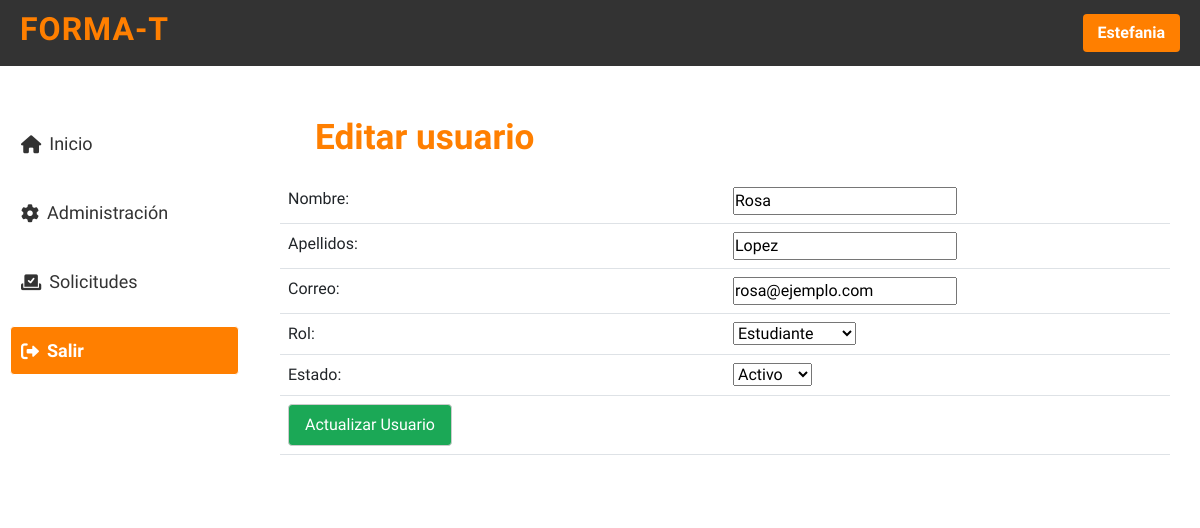
/public/pages/edit-user.php?id=2&tab=users (signed in), run on an earlier commit of the app's database.
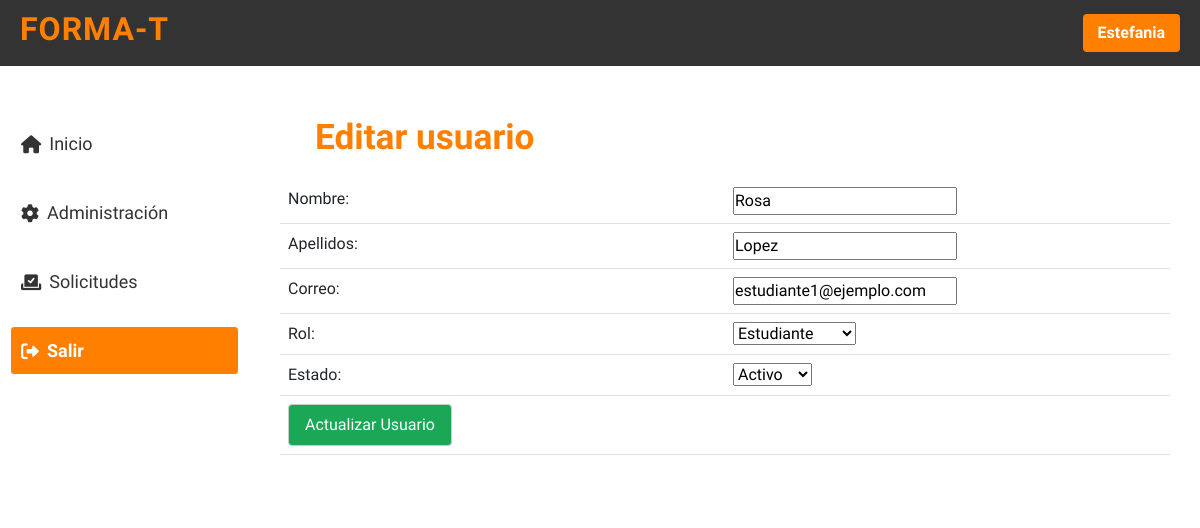
And on a later commit of the database.
### tables this page shows
CREATE TABLE `users` (
  `user_id` INT NOT NULL AUTO_INCREMENT,
  `first_name` VARCHAR(100) NOT NULL,
  `last_name` VARCHAR(100) NOT NULL,
  `email` VARCHAR(100) NOT NULL UNIQUE,
  `password` VARCHAR(255) NOT NULL, 
  `role` ENUM('admin', 'student') NOT NULL,
  `status` TINYINT DEFAULT 1, 
  `phone` VARCHAR(15),
  PRIMARY KEY (`user_id`)
);

### models/Connection.php (called while the page is built, shortened)
<?php
class Connection {
    private function connect() {
        $host = getenv('DB_HOST') ?: 'localhost';
        $port = getenv('DB_PORT') ?: 3306;
        $dbname = getenv('DB_NAME') ?: 'format_db';
        $user = getenv('DB_USER') ?: 'root';
        $password = getenv('DB_PASSWORD') ?: '';
        try {
            $this->conn = new PDO("mysql:host=$host;port=$port;dbname=$dbname;charset=utf8", $user, $password);
        } catch (PDOException $e) {
            die("Error en la conexión: " . $e->getMessage());
        }
    }
}
?>

### models/User.php (called while the page is built, shortened)
<?php
require_once 'Connection.php';
class User extends Connection {
    public function getByUserId ($userId) {
        $sql = "SELECT * FROM users WHERE user_id = :user_id";
        $stmt = $this->conn->prepare($sql);
        $stmt->bindParam(':user_id', $userId);
        $stmt->execute();
        return $stmt->fetch(PDO::FETCH_ASSOC);
    }
}
?>

### public/pages/edit-user.php (the view, shortened to what this page needs)
<?php
require_once '../../models/User.php';
if (isset($_GET['id'])) {
    $userId = $_GET['id'];
    $user = new User();
    $currentUser = $user->getByUserId($userId);
} else {
    $errorMessage = "ID de usuario no proporcionado.";
    exit;
}
?>
<!DOCTYPE html>
<html lang="es">
<head>
    <?php require_once '../includes/styles.php'; ?>
    <link rel="stylesheet" href="../resources/css/menu.css"/>
    <link rel="stylesheet" href="../resources/css/admin.css">
</head>
<body>
    <?php require_once '../includes/header.php'; ?>
    <div class="layout-container">
        <?php require_once '../includes/menu.php'; ?>
        <div class="content">
            <h1>Editar usuario</h1>
            <form action="http://localhost/forma-t/controllers/edit_user_process.php" method="POST">
                <table class="table">
                    <tr>
                        <td><label for="firstName">Nombre:</label></td>
                        <td><input type="text" name="first_name" value="<?php echo htmlspecialchars($currentUser['first_name']); ?>" required></td>
                    </tr>
                    <tr>
                        <td><label for="lastName">Apellidos:</label></td>
                        <td><input type="text" name="last_name" value="<?php echo htmlspecialchars($currentUser['last_name']); ?>" required></td>
                    </tr>
                    <tr>
                        <td><label for="email">Correo:</label></td>
                        <td><input type="email" name="email" value="<?php echo htmlspecialchars($currentUser['email']); ?>" required></td>
                    </tr>
                    <tr>
                        <td><label for="role">Rol:</label></td>
                        <td>
                            <select name="role">
                                <option value="student" <?php if ($currentUser['role'] == 'student') echo 'selected'; ?>>Estudiante</option>
                            </select>
                        </td>
                    </tr>
                    <tr>
                        <td><label for="status">Estado:</label></td>
                        <td>
                            <select name="status">
                                <option value="1" <?php if ($currentUser['status'] == 1) echo 'selected'; ?>>Activo</option>
                            </select>
                        </td>
                    </tr>
                    <tr class="submit-row">
                        <td colspan="2">
                            <input type="submit" value="Actualizar Usuario" class="update-button">
                        </td>
                    </tr>
                </table>
            </form>
        </div>
    </div>
</body>
</html>

What changed in the data, as far as the page shows it:
changed users "Rosa": email "rosa@ejemplo.com" → "estudiante1@ejemplo.com"
